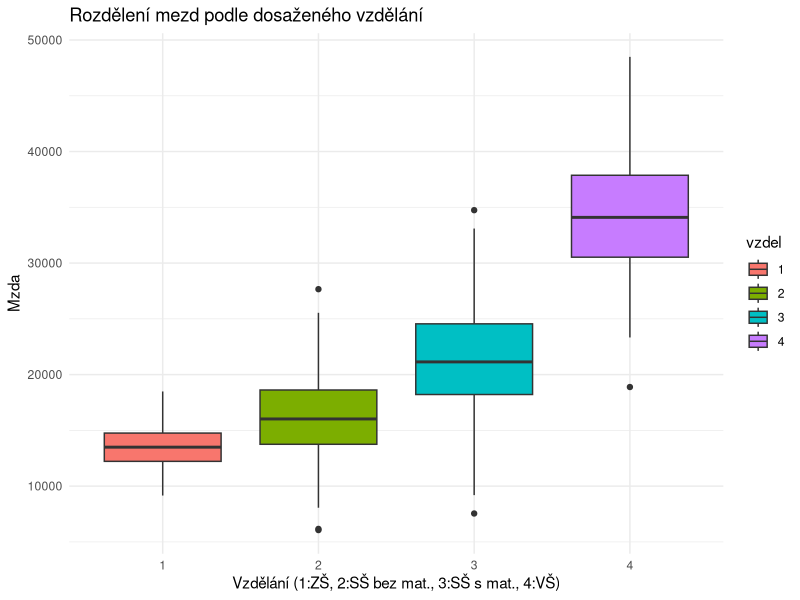
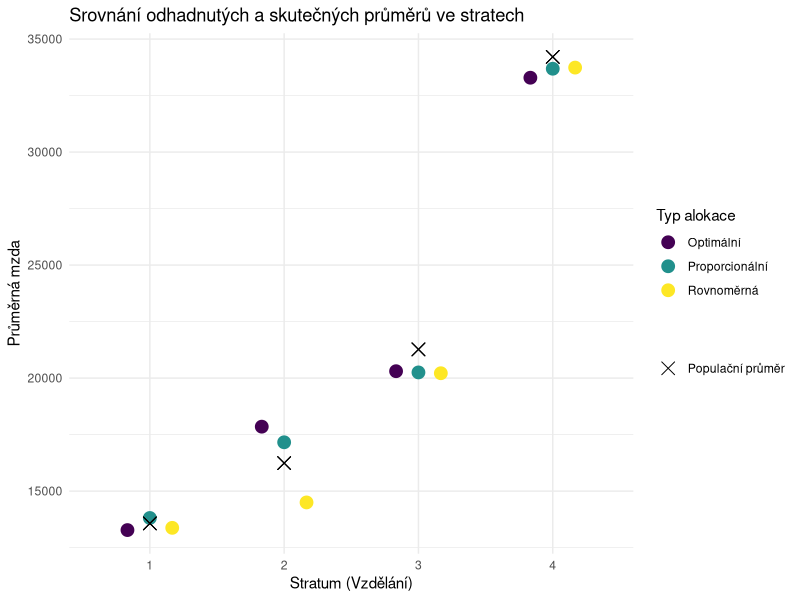

R code for these plots, in order:
## ---- chunk 1
knitr::opts_chunk$set(echo = TRUE, message = FALSE, warning = FALSE)
library(ggplot2)
library(sampling)
library(knitr)
library(dplyr)
library(viridis)
## ---- chunk 2
mzdy <- read.table("Mzdy.txt", sep=",", header = TRUE)
mzdy$vzdel <- as.factor(mzdy$vzdel)
## ---- chunk 3
mm <- 9 
n <- 50 + abs(mm - 6) * 10 
N <- nrow(mzdy) 

true_mean <- mean(mzdy$Mzda)
popsize <- table(mzdy$vzdel)
true_mean_strat <- tapply(mzdy$Mzda, mzdy$vzdel, mean)
pop_var_strat <- tapply(mzdy$Mzda, mzdy$vzdel, var)
pop_sd_strat <- sqrt(pop_var_strat)

cat(paste("Celkový rozsah populace N =", N))
cat(paste("\nCelkový rozsah výběru n =", n))
## ---- chunk 4
aov_model <- aov(Mzda ~ vzdel, data = mzdy)
aov_summary <- summary(aov_model)
print(aov_summary)

ss_between <- aov_summary[[1]]["Sum Sq"] [1, 1]
ss_within <- aov_summary[[1]]["Sum Sq"] [2, 1]
ss_total <- ss_between + ss_within

prop_between <- ss_between / ss_total
prop_within <- ss_within / ss_total

cat(paste("\nCelkový rozptyl (Sum of Squares):", round(ss_total)))
cat(paste("\nMeziskupinový rozptyl (vysvětlený vzděláním):", round(ss_between), "->", scales::percent(prop_between)))
cat(paste("\nVnitroskupinový rozptyl (nevysvětlený):", round(ss_within), "->", scales::percent(prop_within)))
## ---- chunk 5
ggplot(data = mzdy, aes(x = vzdel, y = Mzda, fill = vzdel)) +
  geom_boxplot() +
  labs(title = "Rozdělení mezd podle dosaženého vzdělání",
       x = "Vzdělání (1:ZŠ, 2:SŠ bez mat., 3:SŠ s mat., 4:VŠ)",
       y = "Mzda") +
  theme_minimal()
## ---- chunk 6
# a) Rovnoměrná alokace (celá čísla, upravíme součet)
base_rov <- floor(n / length(popsize))
rov_aloc <- rep(base_rov, length(popsize))
rov_aloc[1] <- rov_aloc[1] + (n - sum(rov_aloc))

# b) Proporcionální alokace
prop_aloc <- round(n * popsize / N)
prop_aloc[1] <- prop_aloc[1] + (n - sum(prop_aloc))

# c) Optimální (Neymanova) alokace
numerator <- popsize * pop_sd_strat
opt_aloc <- round(n * numerator / sum(numerator))
opt_aloc[1] <- opt_aloc[1] + (n - sum(opt_aloc))

alokace_df <- data.frame(
  Stratum = c("1_ZS", "2_SS_bez_mat", "3_SS_s_mat", "4_VS"),
  Velikost_populace_Nh = popsize,
  Rovnomerna = rov_aloc,
  Proporcionalni = prop_aloc,
  Optimalni = opt_aloc
)

kable(alokace_df, caption = "Přehled alokací výběru")
## ---- chunk 7
get_strat_estimates <- function(sample_data, aloc_vector, pop_sizes, pop_means, total_N, total_n, name) {
  
  sample_data$vzdel <- factor(sample_data$vzdel, levels = names(pop_sizes))
  
  summary_stats <- sample_data %>%
    group_by(vzdel, .drop = FALSE) %>% 
    summarise(
      vyb_prum = mean(Mzda, na.rm = TRUE),
      vyb_var = var(Mzda, na.rm = TRUE)
    ) %>%
    arrange(vzdel) 

  vyb_prum_strat <- summary_stats$vyb_prum
  vyb_var_strat <- summary_stats$vyb_var
  
  vyb_prum_strat[is.na(vyb_prum_strat)] <- 0
  vyb_var_strat[is.na(vyb_var_strat)] <- 0
  
  odh_prum_celkem <- sum(pop_sizes * vyb_prum_strat) / total_N
  
  D_Y_hat_h <- ifelse(aloc_vector > 0, (1 - aloc_vector / pop_sizes) * vyb_var_strat / aloc_vector, 0)
  
  D_Y_hat_celkem <- sum(pop_sizes^2 * D_Y_hat_h, na.rm = TRUE) / total_N^2
  
  ci_celkem_d <- odh_prum_celkem - qt(0.975, total_n - 1) * sqrt(D_Y_hat_celkem)
  ci_celkem_h <- odh_prum_celkem + qt(0.975, total_n - 1) * sqrt(D_Y_hat_celkem)
  
  se_strat <- sqrt(D_Y_hat_h)
  t_val <- ifelse(aloc_vector >= 2, qt(0.975, aloc_vector - 1), NA)
  ci_strat_d <- vyb_prum_strat - t_val * se_strat
  ci_strat_h <- vyb_prum_strat + t_val * se_strat
  sirka_ci_strat <- ci_strat_h - ci_strat_d
  
  dostatecna_presnost <- ifelse(is.na(sirka_ci_strat), FALSE, sirka_ci_strat <= (0.10 * pop_means))
  
  strata_results <- data.frame(
    Stratum = names(pop_sizes),
    Odh_prumer = round(vyb_prum_strat),
    Pop_prumer = round(pop_means),
    CI_dolni = round(ci_strat_d),
    CI_horni = round(ci_strat_h),
    Sirka_CI = round(sirka_ci_strat),
    Presnost_OK = dostatecna_presnost
  )
  
  list(
    name = name,
    overall_ci = c(ci_celkem_d, ci_celkem_h),
    overall_ci_width = ci_celkem_h - ci_celkem_d,
    strata_results_table = strata_results
  )
}
## ---- chunk 8
set.seed(123) 
pnv_sample <- mzdy[sample(1:N, n), ]

odh_prum_pnv <- mean(pnv_sample$Mzda)
odh_var_pnv <- (1 - n / N) * var(pnv_sample$Mzda) / n
ci_pnv_d <- odh_prum_pnv - qt(0.975, n - 1) * sqrt(odh_var_pnv)
ci_pnv_h <- odh_prum_pnv + qt(0.975, n - 1) * sqrt(odh_var_pnv)
sirka_pnv <- ci_pnv_h - ci_pnv_d
## ---- chunk 9
set.seed(123) 
# Výběry
r_strata <- strata(mzdy, stratanames = c("vzdel"), size = rov_aloc, method = "srswor")
r_sample <- getdata(mzdy, r_strata)

p_strata <- strata(mzdy, stratanames = c("vzdel"), size = prop_aloc, method = "srswor")
p_sample <- getdata(mzdy, p_strata)

o_strata <- strata(mzdy, stratanames = c("vzdel"), size = opt_aloc, method = "srswor")
o_sample <- getdata(mzdy, o_strata)

# Výpočty
results_rov <- get_strat_estimates(r_sample, rov_aloc, popsize, true_mean_strat, N, n, "Rovnoměrná")
results_prop <- get_strat_estimates(p_sample, prop_aloc, popsize, true_mean_strat, N, n, "Proporcionální")
results_opt <- get_strat_estimates(o_sample, opt_aloc, popsize, true_mean_strat, N, n, "Optimální")

all_results <- list(results_rov, results_prop, results_opt)
## ---- chunk 10
comparison_df <- data.frame(
  Metoda = c("PNV", results_rov$name, results_prop$name, results_opt$name),
  Srika_CI = c(sirka_pnv, results_rov$overall_ci_width, results_prop$overall_ci_width, results_opt$overall_ci_width)
)

kable(comparison_df, caption = "Srovnání šířky CI pro odhad celkové průměrné mzdy", digits = 2)
## ---- chunk 11
for (res in all_results) {
  print(kable(res$strata_results_table, caption = paste("Výsledky pro jednotlivá strata:", res$name)))
}
## ---- chunk 12
# Příprava dat pro graf
plot_data <- bind_rows(
  results_rov$strata_results_table %>% mutate(Alokace = results_rov$name),
  results_prop$strata_results_table %>% mutate(Alokace = results_prop$name),
  results_opt$strata_results_table %>% mutate(Alokace = results_opt$name)
)

ggplot(plot_data, aes(x = Stratum)) +
  geom_point(aes(y = Odh_prumer, color = Alokace), size = 4, position = position_dodge(width = 0.5)) +
  geom_point(aes(y = Pop_prumer, shape = "Populační průměr"), color = "black", size = 4) +
  scale_shape_manual(name = "", values = c("Populační průměr" = 4)) +
  scale_color_viridis_d(name = "Typ alokace") +
  labs(title = "Srovnání odhadnutých a skutečných průměrů ve stratech",
       x = "Stratum (Vzdělání)",
       y = "Průměrná mzda") +
  theme_minimal() +
  guides(color = guide_legend(order = 1), shape = guide_legend(order = 2))
